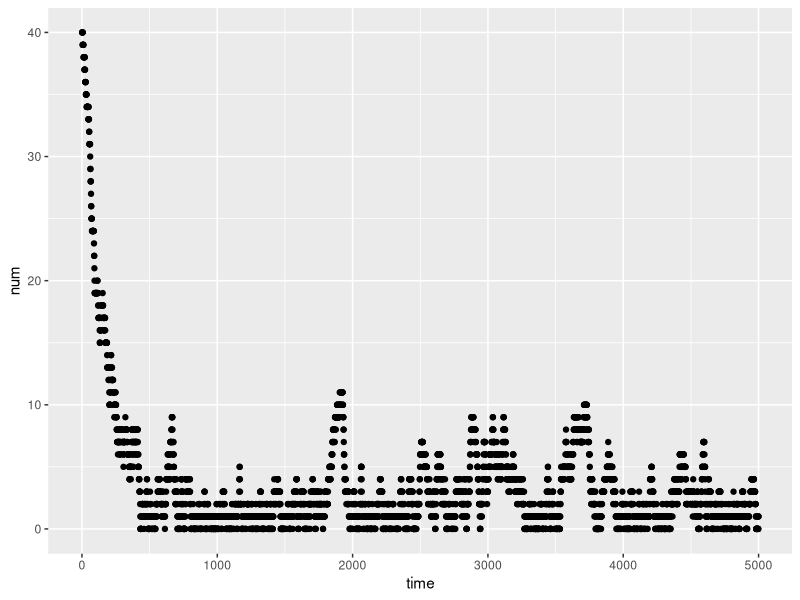
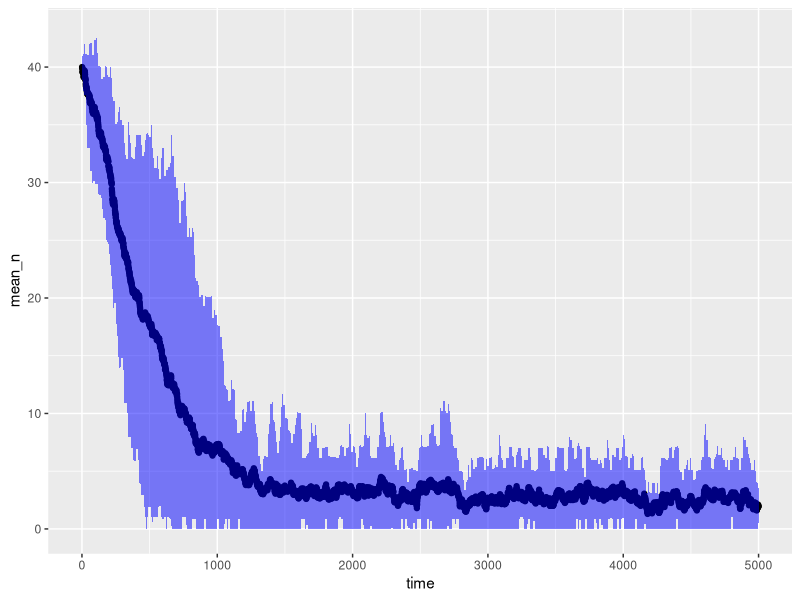
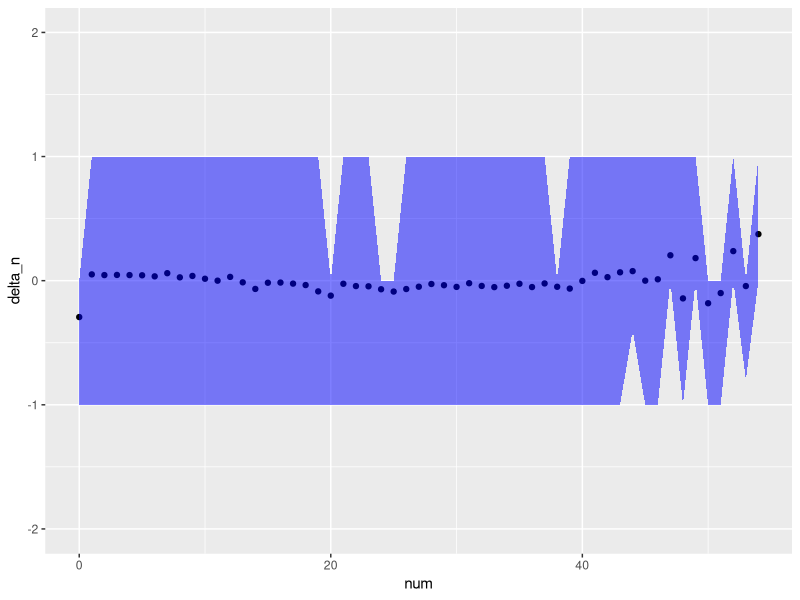

These charts were generated, in order, by the following R code:
## ---- chunk 1
knitr::opts_chunk$set(echo = TRUE)

library(tidyverse)

## ---- chunk 2
immi=0.15
emmi=0.2
tmax=5000
n0=40
## ---- chunk 3
popsize <- tibble(time=1:tmax , rand1=runif(tmax), rand2=runif(tmax), num=n0 )

## ---- chunk 4
for(i in 2:tmax){ 
  popsize$num[i] <- (immi>popsize$rand1[i])*1-(emmi>popsize$rand2[i])*1 + popsize$num[i-1]
  popsize$num[i]<- (popsize$num[i]<0)*1+(popsize$num[i]>0)*popsize$num[i]
}

## ---- chunk 5
ggplot(data=popsize , aes(x=time,y=num)) + geom_point()
## ---- chunk 6
k=20
## ---- chunk 7

popsize <- tibble(run=rep(1:k,each=tmax), time=rep(1:tmax,k) , rand1=runif(tmax*k), rand2=runif(tmax*k), num=n0 )

## ---- chunk 8
for(j in 1:k){
  for(i in 2:(tmax)){ 
    popsize$num[((j-1)*tmax+i)] <- (immi>popsize$rand1[((j-1)*tmax+i)])*1-(emmi>popsize$rand2[((j-1)*tmax+i)])*1 + popsize$num[((j-1)*tmax+i)-1]
    popsize$num[((j-1)*tmax+i)]<- (popsize$num[((j-1)*tmax+i)]<0)*1+(popsize$num[((j-1)*tmax+i)]>0)*popsize$num[((j-1)*tmax+i)]
  }
  }

## ---- chunk 9
summarize_sims <- group_by(popsize, time) %>% summarize(
mean_n = mean(num),
lower_n = quantile(num, 0.10), upper_n = quantile(num, 0.90)
) %>% ungroup()
## ---- chunk 10
ggplot(data=summarize_sims , aes(x=time,y=mean_n)) + 
  geom_point()+
  geom_ribbon(aes(ymin=lower_n,ymax=upper_n), alpha = 0.5, fill = "blue")
## ---- chunk 11
popsize<- popsize %>%
  group_by(run) %>%
  mutate(deltanum = num-lag(num)) %>%
  ungroup()

## ---- chunk 12
summarize_sims_by_n <- filter(popsize,time>1) %>%
  group_by(num) %>% summarize(
delta_n = mean(deltanum),
lower_n = quantile(deltanum, 0.10), upper_n = quantile(deltanum, 0.90)
) %>% ungroup()
## ---- chunk 13
ggplot(data=summarize_sims_by_n , aes(x=num,y=delta_n)) + 
  geom_point()+
  geom_ribbon(aes(ymin=lower_n,ymax=upper_n), alpha = 0.5, fill = "blue")+
  ylim(c(-2,2))
